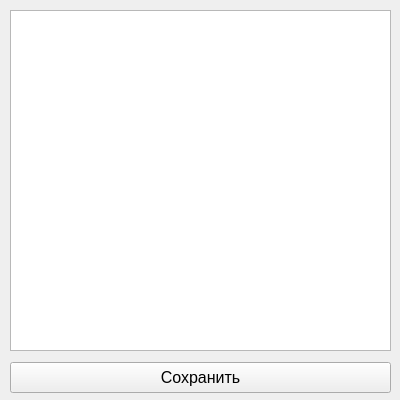
<?xml version="1.0" encoding="UTF-8"?>
<ui version="4.0">
 <class>MainWindow</class>
 <widget class="QMainWindow" name="MainWindow">
  <property name="windowModality">
   <enum>Qt::ApplicationModal</enum>
  </property>
  <property name="geometry">
   <rect>
    <x>0</x>
    <y>0</y>
    <width>400</width>
    <height>400</height>
   </rect>
  </property>
  <property name="minimumSize">
   <size>
    <width>400</width>
    <height>400</height>
   </size>
  </property>
  <property name="maximumSize">
   <size>
    <width>400</width>
    <height>400</height>
   </size>
  </property>
  <property name="windowTitle">
   <string>Блокнот</string>
  </property>
  <property name="windowIcon">
   <iconset>
    <normaloff>:/favicon/favicon.png</normaloff>:/favicon/favicon.png</iconset>
  </property>
  <widget class="QWidget" name="centralwidget">
   <widget class="QPlainTextEdit" name="plainTextEdit">
    <property name="geometry">
     <rect>
      <x>10</x>
      <y>10</y>
      <width>381</width>
      <height>341</height>
     </rect>
    </property>
    <property name="font">
     <font>
      <pointsize>12</pointsize>
     </font>
    </property>
   </widget>
   <widget class="QPushButton" name="saveButton">
    <property name="geometry">
     <rect>
      <x>10</x>
      <y>362</y>
      <width>381</width>
      <height>31</height>
     </rect>
    </property>
    <property name="font">
     <font>
      <pointsize>12</pointsize>
     </font>
    </property>
    <property name="text">
     <string>Сохранить</string>
    </property>
   </widget>
  </widget>
 </widget>
 <resources/>
 <connections/>
</ui>
